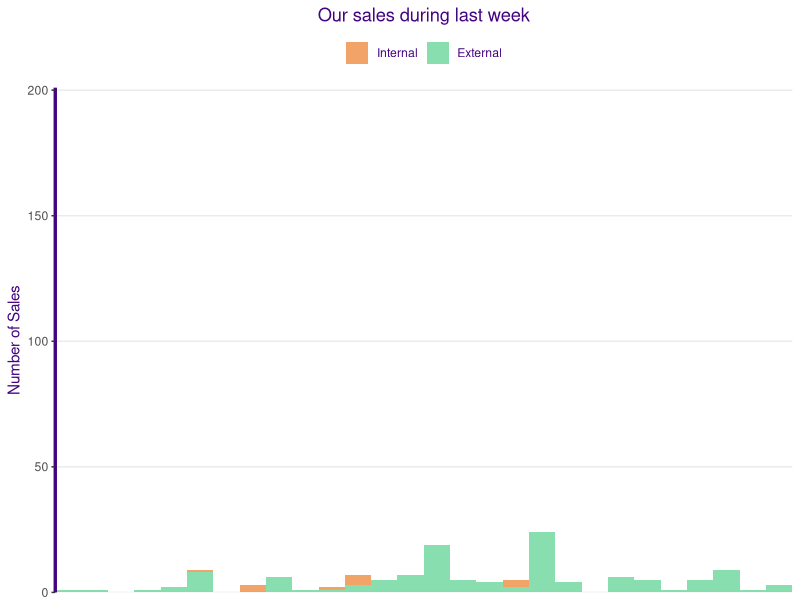

Write the R code that produced this figure.
library(tidyverse)
library(lubridate)






#---- Prep for extra ----
df <- read_csv("datasets/all_sales_AA.csv") %>%
    select(-"...1") %>%
    filter(week_start < (as.Date(Sys.time()) - 7)) # exclude current week (partial data)

dd <- df %>% 
    filter(week_start == max(df$week_start)) %>%
    select(dateTime, internal, quantity, price)

#---- Extra: 2022-05-31 ----
dd$group <- case_when(
    dd$internal == 0 ~ "External",
    dd$internal == 1 ~ "Internal"
)
dd$group <- factor(dd$group, levels = c("Internal", "External"))



ggplot(dd, aes(x = dateTime, fill = group)) +
    geom_histogram(bins = 28, alpha =0.75) +
    theme_bw() +
    ggtitle("Our sales during last week") + 
    scale_y_continuous(name = "Number of Sales",
                       expand = c(0,0),
                       limits = c(0, 201),
                       minor_breaks = 50) +
    scale_x_datetime(name = NULL,
                     expand = c(0,0),
                     breaks = "day",
                     date_labels = "%A") +
    theme(panel.border = element_blank(),
          axis.line = element_line(colour = "#440381", size = 1.15),
          axis.title = element_text(colour = "#440381"),
          plot.title = element_text(hjust = 0.5, colour = "#440381"),
          legend.title = element_blank(),
          legend.position = "top",
          legend.text = element_text(colour = "#440381")) +
    scale_fill_manual(values = c("#EE8434", "#60D394"))
    
    

